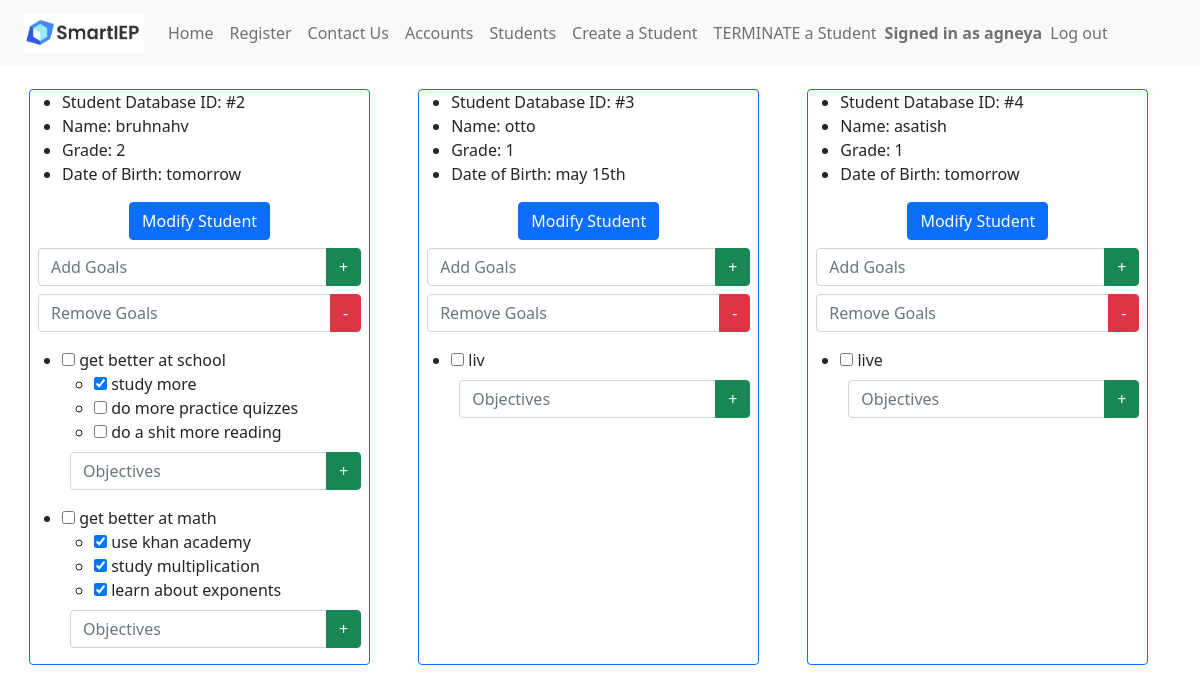
The page /students (signed in) on the database as committed earlier.
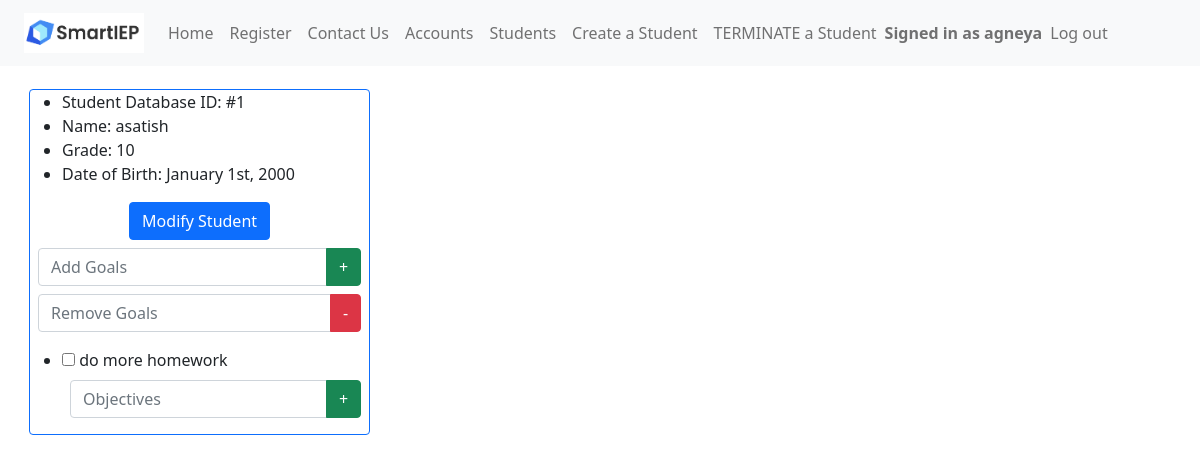
The same page on the database as committed later.
### app.py (models this page shows, shortened)
class Accounts(UserMixin, db.Model):
	__tablename__ = 'accounts'
	account_id = db.Column(db.Integer, primary_key=True)
	callname = db.Column(db.String(200),nullable=False)
	username = db.Column(db.String(200),nullable=False)
	password = db.Column(db.String(200),nullable=False)

class Students(db.Model):
	__tablename__ = 'students'
	student_id = db.Column(db.Integer, primary_key=True)
	name = db.Column(db.String(200),nullable=False)
	grade = db.Column(db.Integer)
	dateofbirth = db.Column(db.String(200),nullable=False)
	tasks = db.Column(db.String(500),nullable=False)

### app.py (the view, shortened to what this page needs)
@main.route("/students", methods=('GET', 'POST'))
@login_required
def students():
	students = Students.query.all()
	return render_template('students.html',students=students)

### app.py (called while the page is built)
@login_manager.user_loader
def load_user(account_id):
    return Accounts.query.get(int(account_id))

@app.context_processor
def utility_processor():
	def parse_tasks(newData):
		if (newData != ""):
			goalArrays = []
			for i in range(MAX_GOALS):
				goalArrays.append([])
			parts = newData[:-1].split(";")
			counter = 0
			for part in parts:
				if part[1] == "[":
					part = re.sub("\[.*?\]","[]",part)
					part = part.replace("[","").replace("]","")
					goalArrays[counter].append(part)
					counter = counter + 1
			for part in parts:
				if part[1] == "(":
					goalKey = int(part[part.find("(")+1:part.find(")")])
					part = re.sub("\(.*?\)","()",part)
					part = part.replace("(","").replace(")","")
					goalArrays[goalKey].append(part)
			return goalArrays
		else:
			return []
	return dict(parse_tasks=parse_tasks)

### templates/students.html (shortened to what this page needs)
<!DOCTYPE html>
<html lang="en">
    <head>
        <link href="https://cdn.jsdelivr.net/npm/bootstrap@5.0.2/dist/css/bootstrap.min.css" rel="stylesheet">
    </head>
    <header>
      {% include 'nav.html' %}
    </header>
    <body>
        <div class="content">
            {% for student in students %}
                <div class="m-4 border border-primary rounded">
                    <ul>
                        <li>Student Database ID: #{{ student.student_id }}</li>
                        <li>Name: {{ student.name }}</li>
                        <li>Grade: {{ student.grade }}</li>
                        <li>Date of Birth: {{ student.dateofbirth }}</li>
                    </ul>
                    <div class="container">
                        <div class="d-flex justify-content-center align-items-center">
                            <button class="btn btn-primary" type="button" data-toggle="collapse" data-target="#dropDownForm{{ student.student_id }}" aria-expanded="false" aria-controls="dropDownForm">
                                Modify Student
                            </button>
                        </div>
                    </div>
                    <form method="post" class="m-2" action="/addgoal">
                        <div class="input-group">
                          <input type="text" class="form-control" name="add_goal{{ student.student_id }}" id="add_goal" placeholder="Add Goals">
                          <button type="submit" class="btn btn-success" name="submit_goal" value="submit{{ student.student_id }}">+</button>
                        </div>
                    </form>
                    <form method="post" class="m-2" action="/removegoal">
                        <div class="input-group mb-3">
                            <input type="text" class="form-control" name="remove_goal{{ student.student_id }}" id="input_goal" placeholder="Remove Goals">
                            <button type="submit" class="btn btn-danger" name="remove_goal" value="remove{{ student.student_id }}">-</button>
                          </div>
                    </form>
                    {% for taskarr in parse_tasks(student.tasks) if not taskarr|length == 0%}
                        <ul class="mt-1">
                            <li>
                                <input type="checkbox" {% if taskarr[0][0] == "1" %} checked="checked"{% endif %}> {{ taskarr[0][1:] }}</input>
                            </li>
                                <ul>
                                    {% set counter = 1%}
                                    {% for objective in taskarr[1:] %}
                                        <li>
                                            <input type="checkbox" {% if taskarr[loop.index][0] == "1" %} checked="checked"{% endif %}> {{ taskarr[loop.index][1:] }}</input>
                                        </li>
                                    {% endfor %}
                                </ul>
                                <form method="post" class="m-2">
                                    <div class="input-group mb-3">
                                      <input type="text" class="form-control" placeholder="Objectives">
                                      <button class="btn btn-success" type="submit">+</button>
                                    </div>
                                </form>
                        </ul>
                    {% endfor %}
                </div>
            {% endfor %}
        </div>
    </body>
</html>

### templates/nav.html (shortened to what this page needs)
<nav class="px-4 navbar fixed-top navbar-expand-lg navbar-light bg-light">
    <a class="navbar-brand" href="/"><img src="static\smartieplogo.png" width="120" height="40"></a>
    <div>
      <ul class="navbar-nav mr-auto">
        <li class="nav-item active">
          <a class="nav-link" href="/signin">Home</a>
        </li>
        <li class="nav-item">
          <a class="nav-link" href="/register">Register</a>
        </li>
        <li class="nav-item">
          <a class="nav-link" href="/contactus">Contact Us</a>
        </li>
        {% if current_user.is_authenticated %}
        <li class="nav-item">
          <a class="nav-link" href="/accounts">Accounts</a>
        </li>
        <li class="nav-item">
          <a class="nav-link" href="/students">Students</a>
        </li>
        <li class="nav-item">
          <a class="nav-link" href="/createstudent">Create a Student</a>
        </li>
        <li class="nav-item">
          <a class="nav-link" href="/terminatestudent">TERMINATE a Student</a>
        </li>
        <span class="navbar-text navbar-right">
          <b>Signed in as {{ current_user.callname }}</b>
        </span>
        <li class="nav-item">
          <a class="nav-link" href="/logout">Log out</a>
        </li>
      </ul>
        {% endif %}
    </div>
  </nav>

### templates/students.html (style rules this page uses)
.content { margin: 5px; width: 100%; display: flex; flex-direction: row; flex-wrap: wrap; }
body { padding-top: 60px; }

Rows that differ between the two databases and show on the page:
removed Students: student_id "2", name "bruhnahv", grade "2", dateofbirth "tomorrow", taskarr "get better at school" "get better at math", index "☑" "☑" "☑" "☑", taskarr "study more" "do more practice quizzes" "do a shit more reading" "use khan academy" "study multiplication" "learn about exponents"
removed Students: student_id "3", name "otto", grade "1", dateofbirth "may 15th", taskarr "liv"
removed Students: student_id "4", name "asatish", grade "1", dateofbirth "tomorrow", taskarr "live"
added Students: student_id "1", name "asatish", grade "10", dateofbirth "January 1st, 2000", taskarr "do more homework"
